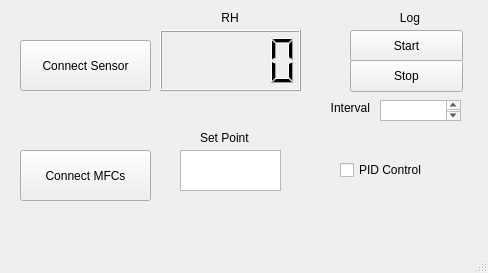
<?xml version="1.0" encoding="UTF-8"?>
<ui version="4.0">
 <class>RHcontrolGUI</class>
 <widget class="QMainWindow" name="RHcontrolGUI">
  <property name="geometry">
   <rect>
    <x>0</x>
    <y>0</y>
    <width>488</width>
    <height>273</height>
   </rect>
  </property>
  <property name="windowTitle">
   <string>MainWindow</string>
  </property>
  <widget class="QWidget" name="centralwidget">
   <widget class="QPushButton" name="startPushButton">
    <property name="geometry">
     <rect>
      <x>350</x>
      <y>30</y>
      <width>113</width>
      <height>32</height>
     </rect>
    </property>
    <property name="text">
     <string>Start</string>
    </property>
   </widget>
   <widget class="QCheckBox" name="setPointcheckBox">
    <property name="geometry">
     <rect>
      <x>340</x>
      <y>160</y>
      <width>111</width>
      <height>20</height>
     </rect>
    </property>
    <property name="text">
     <string>PID Control</string>
    </property>
   </widget>
   <widget class="QPlainTextEdit" name="intervalEdit">
    <property name="geometry">
     <rect>
      <x>380</x>
      <y>100</y>
      <width>81</width>
      <height>21</height>
     </rect>
    </property>
   </widget>
   <widget class="QLabel" name="label_3">
    <property name="geometry">
     <rect>
      <x>310</x>
      <y>100</y>
      <width>60</width>
      <height>16</height>
     </rect>
    </property>
    <property name="text">
     <string>Interval</string>
    </property>
    <property name="alignment">
     <set>Qt::AlignRight|Qt::AlignTrailing|Qt::AlignVCenter</set>
    </property>
   </widget>
   <widget class="QLabel" name="label">
    <property name="geometry">
     <rect>
      <x>200</x>
      <y>10</y>
      <width>60</width>
      <height>16</height>
     </rect>
    </property>
    <property name="text">
     <string>RH</string>
    </property>
    <property name="alignment">
     <set>Qt::AlignCenter</set>
    </property>
   </widget>
   <widget class="QLabel" name="label_4">
    <property name="geometry">
     <rect>
      <x>200</x>
      <y>130</y>
      <width>60</width>
      <height>16</height>
     </rect>
    </property>
    <property name="text">
     <string>Set Point</string>
    </property>
   </widget>
   <widget class="QPlainTextEdit" name="setPointEdit">
    <property name="geometry">
     <rect>
      <x>180</x>
      <y>150</y>
      <width>101</width>
      <height>41</height>
     </rect>
    </property>
   </widget>
   <widget class="QLabel" name="label_2">
    <property name="geometry">
     <rect>
      <x>380</x>
      <y>10</y>
      <width>60</width>
      <height>16</height>
     </rect>
    </property>
    <property name="text">
     <string>Log</string>
    </property>
    <property name="alignment">
     <set>Qt::AlignCenter</set>
    </property>
   </widget>
   <widget class="QLCDNumber" name="rhDisplay">
    <property name="geometry">
     <rect>
      <x>160</x>
      <y>30</y>
      <width>141</width>
      <height>61</height>
     </rect>
    </property>
   </widget>
   <widget class="QPushButton" name="stopPushButton">
    <property name="geometry">
     <rect>
      <x>350</x>
      <y>60</y>
      <width>113</width>
      <height>32</height>
     </rect>
    </property>
    <property name="text">
     <string>Stop</string>
    </property>
   </widget>
   <widget class="QPushButton" name="connectSensorPushButton">
    <property name="geometry">
     <rect>
      <x>20</x>
      <y>40</y>
      <width>131</width>
      <height>51</height>
     </rect>
    </property>
    <property name="text">
     <string>Connect Sensor</string>
    </property>
   </widget>
   <widget class="QPushButton" name="connectMFCpushButton">
    <property name="geometry">
     <rect>
      <x>20</x>
      <y>150</y>
      <width>131</width>
      <height>51</height>
     </rect>
    </property>
    <property name="text">
     <string>Connect MFCs</string>
    </property>
   </widget>
  </widget>
  <widget class="QMenuBar" name="menubar">
   <property name="geometry">
    <rect>
     <x>0</x>
     <y>0</y>
     <width>488</width>
     <height>22</height>
    </rect>
   </property>
  </widget>
  <widget class="QStatusBar" name="statusbar"/>
 </widget>
 <resources/>
 <connections/>
</ui>
